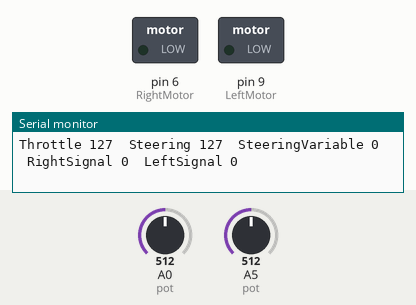
This sketch was run on a simulated Arduino Uno, built with avr-gcc and run on an emulated ATmega328P. Parts: switched loads named in the sketch (green lamp = pin HIGH), the last lines printed to the serial monitor. The inputs (shaded band) are chosen by the test bench; at power-on: A5 (pot) = 512, A0 (pot) = 512.

Above: at 1.2 s.
1.3 s: A5 (pot) set to 509
At 2.1 s:
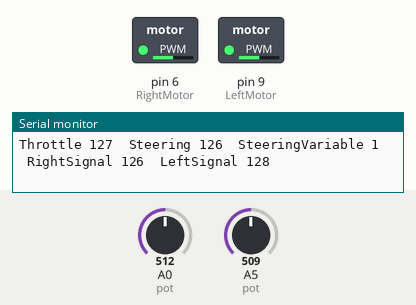
2.8 s: A0 (pot) set to 0
At 3.8 s:
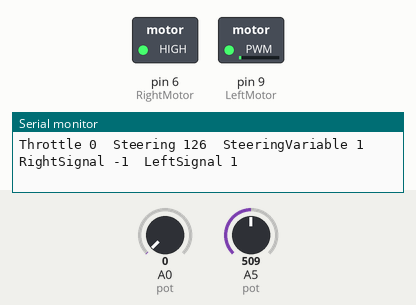
4.3 s: A0 (pot) set to 3
7.3 s: A0 (pot) set to 6
At 8.5 s:
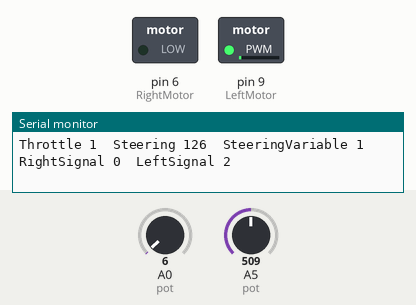
8.8 s: A5 (pot) set to 716
At 9.2 s:
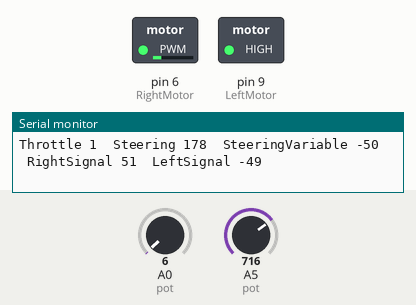
10.4 s: A5 (pot) set to 1023
At 10.8 s:
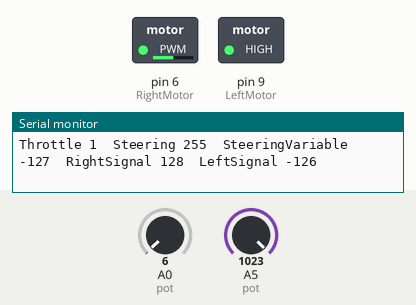
Timing chart, 0 to 12.9 s (numbered marks = the images above; inputs shaded):
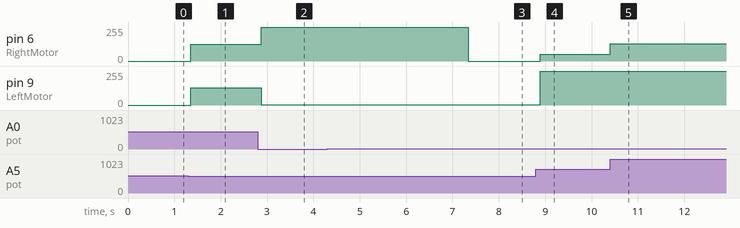

The sketch:

SteeringRev1.ino
```cpp
// TWO POTENTIOMETER INPUTS AND TWO PWM OUTPUTS

 int PotValue0;
 int PotValue5;
 int LeftMotor = 9; //motor on pin 9
 int RightMotor = 6; //motor on pin 6
 int Throttle; //value from one potentiometer times conversion factor
 int Steering; //value from the other potentiometer times conversion factor
 int SteeringVariable;
 int LeftSignal;
 int RightSignal;


void setup() {

  Serial.begin(9600); //start communication to read signal
}

void loop() {

  PotValue0 = analogRead(A0); // signal from pot that represents the throttle
  PotValue5 = analogRead(A5); // signal from pot that represents the steering

  Throttle = PotValue0 * (255.0/1023.0); //Conversion Factor or simply divide by 4.
  Steering = PotValue5 * (255.0/1023.0);


  SteeringVariable = 127.5 - Steering; //17.5 is the neutral value. subtracting the pot's position will give the amount of change from the neutral position.

  if (SteeringVariable <0) { //car is turning right
     LeftSignal = Throttle + SteeringVariable;
     RightSignal = Throttle - SteeringVariable;
  }

  if (SteeringVariable >0) { //car is turning left
     LeftSignal = Throttle + SteeringVariable;
     RightSignal = Throttle - SteeringVariable;
  }


  analogWrite(LeftMotor, LeftSignal); //signal going to motors
  analogWrite(RightMotor, RightSignal);


  Serial.print("Throttle "); //print value from the potentiometers
  Serial.print(Throttle);
  Serial.print("  ");
  Serial.print("Steering ");
  Serial.print(Steering);
  Serial.print("  ");
  Serial.print("SteeringVariable ");
  Serial.print(SteeringVariable);
  Serial.print("  ");
  Serial.print("RightSignal ");
  Serial.print(RightSignal);
  Serial.print("  ");
  Serial.print("LeftSignal ");
  Serial.println(LeftSignal);

  delay(100); //delay for stability
}
```

Measured:
- the behaviour switches between 510 and 509 on A5 (pot) (found by bisection; images 0 and 1)
- the behaviour switches between 4 and 5 on A0 (pot) (found by bisection; images 2 and 3)
- after the input at 1.3 s, pin 6 (RightMotor): 0/255 → 126/255 after 0.05 s; pin 9 (LeftMotor): 0/255 → 128/255 after 0.05 s
- after the input at 2.8 s, pin 6 (RightMotor): 126/255 → 255/255 after 0.07 s; pin 9 (LeftMotor): 128/255 → 1/255 after 0.07 s
- after the input at 7.3 s, pin 6 (RightMotor): 255/255 → 0/255 at once; pin 9 (LeftMotor): 1/255 → 2/255 at once
- after the input at 8.8 s, pin 6 (RightMotor): 0/255 → 51/255 after 0.09 s; pin 9 (LeftMotor): 2/255 → 255/255 after 0.09 s
- after the input at 10.4 s, pin 6 (RightMotor): 51/255 → 128/255 at once
